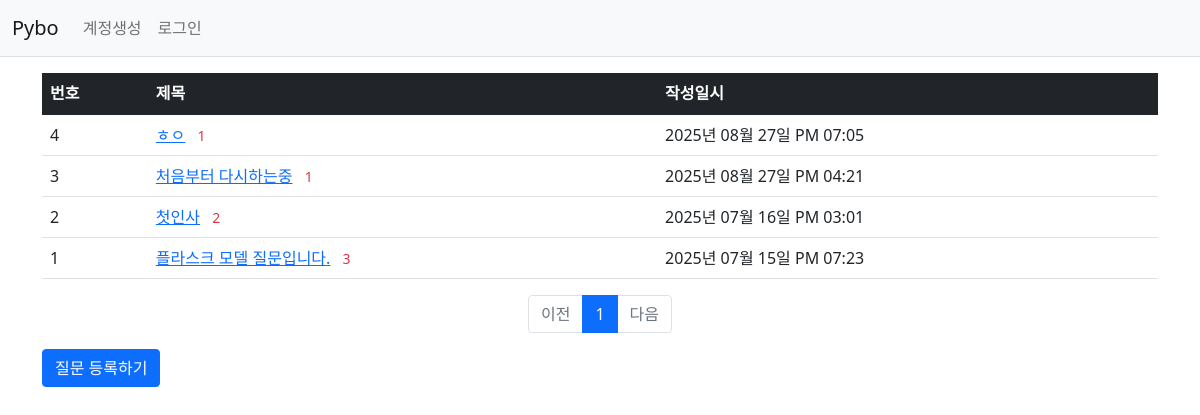
Page /question/list/ on the committed database.
### pybo/models.py (models this page shows)
class Question(db.Model):
    id = db.Column(db.Integer, primary_key=True)
    subject = db.Column(db.String(200), nullable=False)
    content = db.Column(db.Text(), nullable=False)
    create_date = db.Column(db.DateTime(), nullable=False)

### pybo/views/question_views.py (the view)
@bp.route('/list/')
def _list(): ## 충돌할 수 있기에 함수명 _list
    page = request.args.get('page', type=int, default=1)
    question_list = Question.query.order_by(Question.create_date.desc())
    question_list = question_list.paginate(page=page, per_page=10)
    return render_template('question/question_list.html', question_list = question_list)

### pybo/filter.py (called while the page is built)
def format_datetime(value, fmt='%Y년 %m월 %d일 %p %I:%M'):
    return value.strftime(fmt)

### pybo/views/auth_views.py (called while the page is built)
@bp.before_app_request
def load_logged_in_user():
    user_id = session.get('user_id')
    if user_id is None:
        g.user = None
    else:
        g.user = User.query.get(user_id)

### pybo/templates/question/question_list.html
{% extends 'base.html' %}
{% block content %}
<div class="container my-3">
    <table class="table">
        <thead>
        <tr class="table-dark">
            <th>번호</th>
            <th>제목</th>
            <th>작성일시</th>
        </tr>
        </thead>
        <tbody>
        {% if question_list %}
        {% for question in question_list.items %}
        <tr>
            <td> {{ question_list.total - ((question_list.page-1) * question_list.per_page) - loop.index0 }}</td>
            <td>
                <a href="{{ url_for('question.detail', question_id = question.id) }}">{{question.subject}}</a>
                {% if question.answer_set|length > 0 %}
                <span class="text-danger small mx-2">{{ question.answer_set|length }}</span>
                {% endif %}
            </td>
            <td>{{ question.create_date |datetime }}</td>
        </tr>
        {% endfor %}
        {% else %}
        <tr>
            <td colspan="3">질문이 없습니다.</td>
        </tr>
        {% endif %}
        </tbody>
    </table>
    <ul class="pagination justify-content-center">
        {% if question_list.has_prev %}
        <li class="page-item">
            <a class="page-link" href="?page={{ question_list.prev_num }}">이전</a>
        </li>
        {% else %}
        <li class="page-item disabled">
            <a class="page-link" tabindex="-1" aria-disabled="true" href="javascript:void(0)">이전</a>
        </li>
        {% endif %}
        {% for page_num in question_list.iter_pages() %}
        {% if page_num %}
        {% if page_num != question_list.page %}
        <li class="page-item">
            <a class="page-link" href="?page={{ page_num }}">{{ page_num }}</a>
        </li>
        {% else %}
        <li class="page-item active" aria-current="page">
            <a class="page-link" href="javascript:void(0)">{{ page_num }}</a>
        </li>
        {% endif %}
        {% else %}
        <li class="disabled">
            <a class="page-link" href="javascript:void(0)">...</a>
        </li>
        {% endif %}
        {% endfor %}
        {% if question_list.has_next %}
        <li class="page-item">
            <a class="page-link" href="?page={{ question_list.next_num }}">다음</a>
        </li>
        {% else %}
        <li class="page-item disabled">
            <a class="page-link" tabindex="-1" aria-disabled="true" href="javascript:void(0)">다음</a>
        </li>
        {% endif %}
    </ul>
    <a href="{{ url_for('question.create')}}" class ="btn btn-primary">질문 등록하기</a>
</div>
{% endblock %}

### rows in the picture
Question: total "4", subject "ㅎㅇ", answer_set|length "1", create_date "2025년 08월 27일 PM 07:05"
Question: total "3", subject "처음부터 다시하는중", answer_set|length "1", create_date "2025년 08월 27일 PM 04:21"
Question: total "2", subject "첫인사", answer_set|length "2", create_date "2025년 07월 16일 PM 03:01"
Question: total "1", subject "플라스크 모델 질문입니다.", answer_set|length "3", create_date "2025년 07월 15일 PM 07:23"

### other values in the picture
{{ page_num }} "1"
